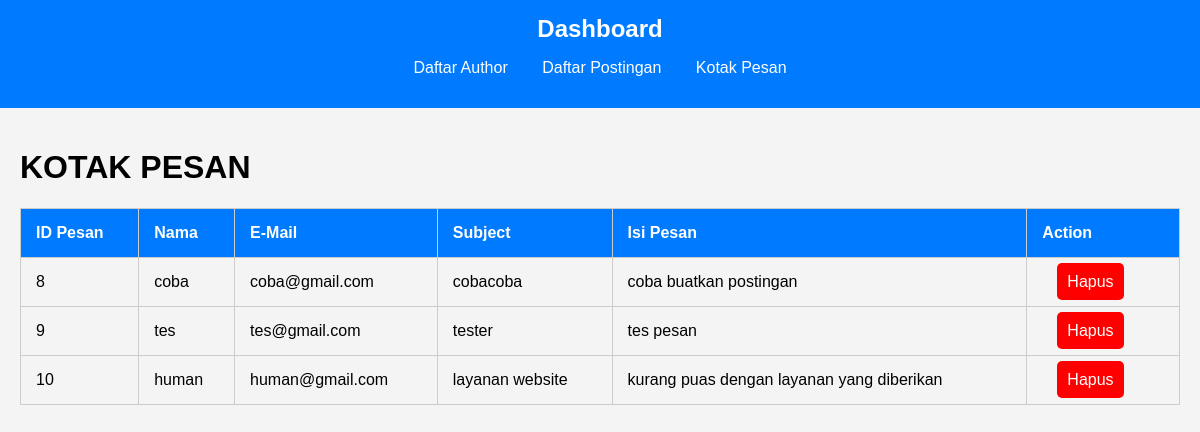
The page /dashboard/kontak.php on the database its author committed.
### tables this page shows
CREATE TABLE `pesan` (
  `ID_PESAN` int(11) NOT NULL,
  `NAMA` varchar(100) NOT NULL,
  `MAIL` varchar(100) NOT NULL,
  `TOPIK` varchar(100) NOT NULL,
  `ISI` text NOT NULL
);

### lib/pesan.php (the view, shortened to what this page needs)
<?php
include 'koneksi.php';
$sql = "SELECT * FROM pesan";
$result = $conn->query($sql);
if ($result->num_rows > 0) {
    while($row = $result->fetch_assoc()) {
        echo "<tr>";
        echo "<td>" . $row["ID_PESAN"] . "</td>";
        echo "<td>" . $row["NAMA"] . "</td>";
        echo "<td>" . $row["MAIL"] . "</td>";
        echo "<td>" . $row["TOPIK"] . "</td>";
        echo "<td>" . $row["ISI"] . "</td>";
        echo "<td>
                <a href='delete_pesan.php?id=" . $row["ID_PESAN"] . "' class='btn-delete'>Hapus</a>
              </td>";
        echo "</tr>";
    }
} else {
    echo "<tr><td colspan='6'>Tidak ada data ditemukan</td></tr>";
}
?>

### dashboard/style.css (style rules this page uses)
body { font-family: Arial, sans-serif; margin: 0; padding: 0; background-color: #f4f4f4; }
th, td { padding: 15px; border: 1px solid #ccc; text-align: left; }
.btn-delete { background-color: red; color: white; text-decoration: none; padding: 10px; border-radius: 5px; margin: 15px; }

### rows shown on the page
pesan: ID_PESAN "8", NAMA "coba", MAIL "coba@gmail.com", TOPIK "cobacoba", ISI "coba buatkan postingan"
pesan: ID_PESAN "9", NAMA "tes", MAIL "tes@gmail.com", TOPIK "tester", ISI "tes pesan"
pesan: ID_PESAN "10", NAMA "human", MAIL "human@gmail.com", TOPIK "layanan website", ISI "kurang puas dengan layanan yang diberikan"
